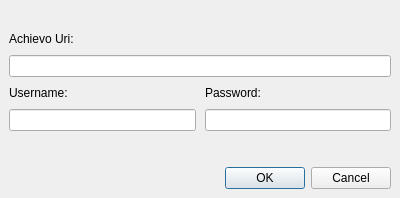
<ui version="4.0" >
 <class>LoginDialog</class>
 <widget class="QDialog" name="LoginDialog" >
  <property name="geometry" >
   <rect>
    <x>0</x>
    <y>0</y>
    <width>400</width>
    <height>198</height>
   </rect>
  </property>
  <property name="windowTitle" >
   <string>Insert username and password</string>
  </property>
  <layout class="QGridLayout" >
   <property name="margin" >
    <number>9</number>
   </property>
   <property name="spacing" >
    <number>9</number>
   </property>
   <item row="1" column="0" >
    <widget class="QLabel" name="labelAchievoUri" >
     <property name="text" >
      <string>Achievo Uri:</string>
     </property>
    </widget>
   </item>
   <item row="2" column="0" colspan="2" >
    <widget class="QLineEdit" name="editAchievoUri" />
   </item>
   <item row="3" column="0" >
    <widget class="QLabel" name="labelUsername" >
     <property name="text" >
      <string>Username:</string>
     </property>
    </widget>
   </item>
   <item row="3" column="1" >
    <widget class="QLabel" name="labelPassowrd" >
     <property name="text" >
      <string>Password:</string>
     </property>
    </widget>
   </item>
   <item row="4" column="0" >
    <widget class="QLineEdit" name="editUsername" />
   </item>
   <item row="4" column="1" >
    <widget class="QLineEdit" name="editPassword" >
     <property name="echoMode" >
      <enum>QLineEdit::Password</enum>
     </property>
    </widget>
   </item>
   <item row="5" column="1" >
    <spacer>
     <property name="orientation" >
      <enum>Qt::Vertical</enum>
     </property>
     <property name="sizeHint" stdset="0" >
      <size>
       <width>20</width>
       <height>21</height>
      </size>
     </property>
    </spacer>
   </item>
   <item row="6" column="0" colspan="2" >
    <widget class="QDialogButtonBox" name="buttonBox" >
     <property name="standardButtons" >
      <set>QDialogButtonBox::Cancel|QDialogButtonBox::Ok</set>
     </property>
    </widget>
   </item>
   <item row="0" column="0" >
    <widget class="QLabel" name="messageLabel" >
     <property name="text" >
      <string/>
     </property>
     <property name="textFormat" >
      <enum>Qt::RichText</enum>
     </property>
    </widget>
   </item>
  </layout>
 </widget>
 <tabstops>
  <tabstop>editAchievoUri</tabstop>
  <tabstop>editUsername</tabstop>
  <tabstop>editPassword</tabstop>
  <tabstop>buttonBox</tabstop>
 </tabstops>
 <resources/>
 <connections>
  <connection>
   <sender>buttonBox</sender>
   <signal>accepted()</signal>
   <receiver>LoginDialog</receiver>
   <slot>accept()</slot>
   <hints>
    <hint type="sourcelabel" >
     <x>248</x>
     <y>254</y>
    </hint>
    <hint type="destinationlabel" >
     <x>157</x>
     <y>274</y>
    </hint>
   </hints>
  </connection>
  <connection>
   <sender>buttonBox</sender>
   <signal>rejected()</signal>
   <receiver>LoginDialog</receiver>
   <slot>reject()</slot>
   <hints>
    <hint type="sourcelabel" >
     <x>316</x>
     <y>260</y>
    </hint>
    <hint type="destinationlabel" >
     <x>286</x>
     <y>274</y>
    </hint>
   </hints>
  </connection>
 </connections>
</ui>
